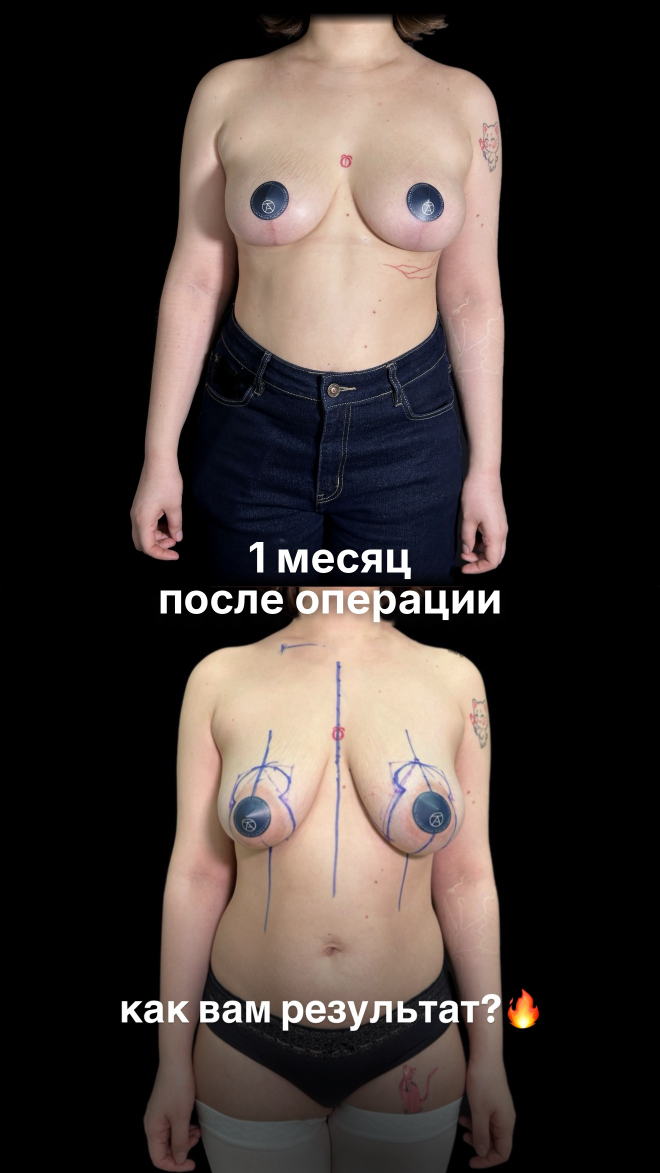
#> input picture collage_lift_1month/1_anfas.jpg, 1320 x 2346 px (shown at 1/2 size)
$ python -i collage_lift_5months.py   (imports and definitions only)
#> lines starting #> are read from the running program, lines starting #| are printed output that depends on the picture; after the words box and inside, x2 and y2 are one past the last pixel; in counts of white or black regions, pixels touching at a corner belong together
#> further down, picture is the input picture: shape (2346, 1320, 3); mean B, G, R 54, 57.7, 67
"""Swap the AFTER (top) half of the «5 месяцев после операции» collages for new after photos.

usage: python3 collage_lift_5months.py SRC OUT
  SRC holds old_{front,34,profile}.jpg (1320x2346 collages: after on top, before below)
        and new_{front,34,profile}.jpg (new after photos on a dark-gray backdrop).
The before half is kept as is; the old caption at the seam is inpainted and drawn again over the new top.
"""
import os, sys
import numpy as np, cv2
from PIL import Image, ImageDraw, ImageFilter, ImageFont

# [1 line that did not run here, left out]
SEAM = 1173                     # first row of the before photo
INTER = "/usr/share/fonts/opentype/inter/Inter-Bold.otf"

# new photo -> old top half: scale s, then the new point (nx, ny) lands on the old point (ox, oy)
# (front: sticker midpoint; 3/4 and profile: the near sticker; s from sticker spacing / torso width / sticker-to-waist)
FIT = {
    "front":   dict(s=0.61, new=(835, 750), old=(690, 410), chin=110, lines=["5 месяцев", "после операции"]),
    "34":      dict(s=0.62, new=(890, 620), old=(800, 340), chin=0, lines=["5 месяцев после", "операции"]),
    "profile": dict(s=0.76, new=(1100, 730), old=(880, 380), chin=225, lines=["5 месяцев после", "операции"]),
}


def body_mask(bgr):
    """skin / hair (brighter than the backdrop) + blue jeans (darker but bluish); backdrop -> 0"""
    lab = cv2.cvtColor(bgr, cv2.COLOR_BGR2LAB).astype(np.int16)
    L, a, b = lab[..., 0], lab[..., 1], lab[..., 2]
    # the backdrop is a neutral gray (a~128, b~124-129, L<70); skin/hair are warm, jeans are blue
    m = ((a > 132) | (b < 120) | ((b < 123) & (L < 30)) | (b > 134) | (L > 95)).astype(np.uint8)
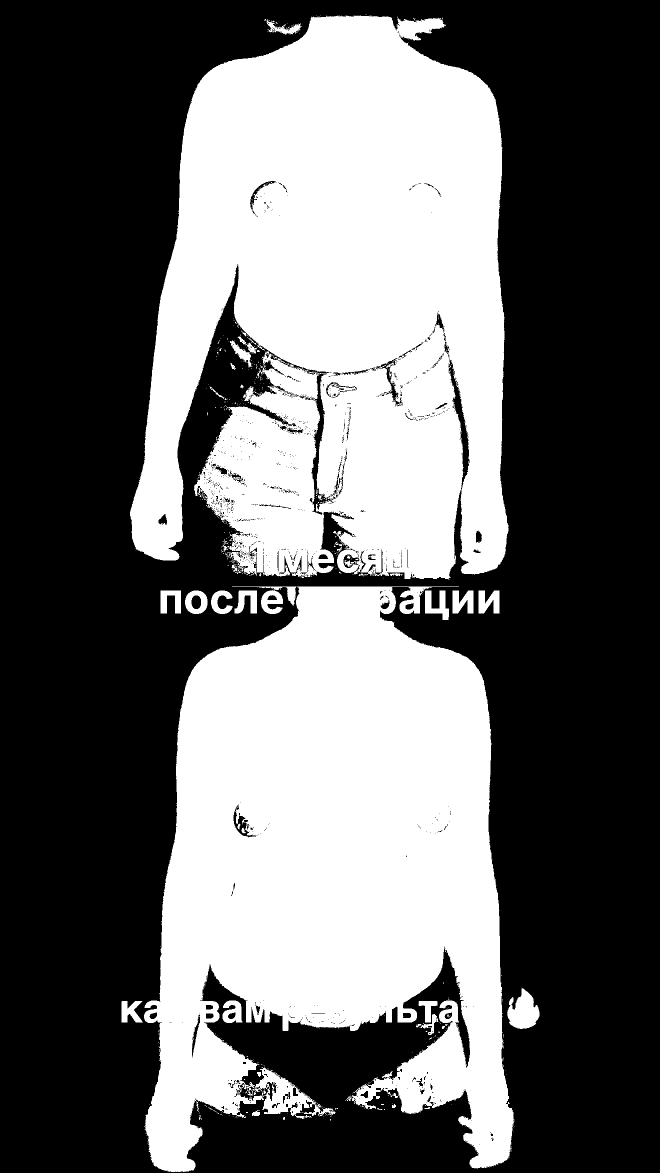
#> m: shape (2346, 1320) (shown at 1/2 size); values 0 (black) and 1 (white), 40.3% white; 538 white regions (493 under 20 px), largest, box (x1, y1, x2, y2) and area: (260, 31, 1017, 1160) 646200, (288, 1173, 1029, 2344) 579274, (1014, 1976, 1079, 2058) 3385
    m = cv2.morphologyEx(m, cv2.MORPH_OPEN, np.ones((7, 7), np.uint8))
#> m: shape (2346, 1320); values 0 (black) and 1 (white), 39.6% white; 40 white regions, largest, box (x1, y1, x2, y2) and area: (260, 32, 1017, 1158) 568827, (288, 1173, 1027, 2344) 568054, (394, 814, 668, 1150) 52231
    m = cv2.morphologyEx(m, cv2.MORPH_CLOSE, np.ones((25, 25), np.uint8))
#> m: shape (2346, 1320); values 0 (black) and 1 (white), 41.6% white; 3 white regions, box (x1, y1, x2, y2) and area: (243, 32, 1079, 2346) 1288379, (630, 2216, 638, 2224) 63, (538, 45, 546, 53) 62
    n, lab_, st, _ = cv2.connectedComponentsWithStats(m, 8)
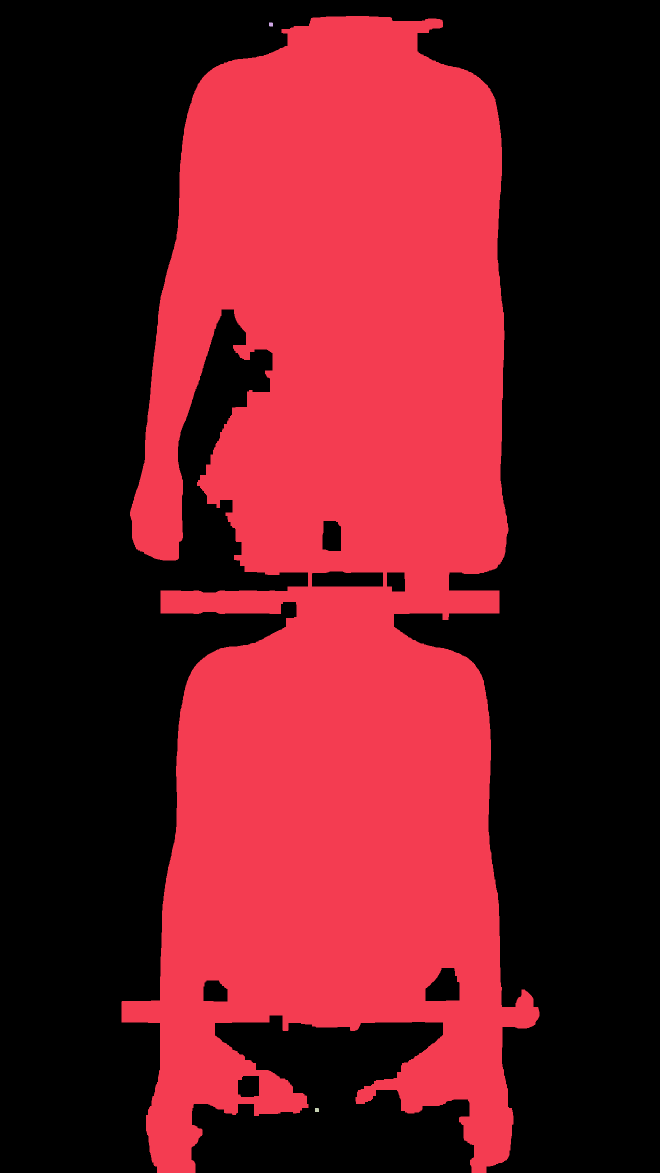
#> lab_: shape (2346, 1320) int32 (shown at 1/2 size); 4 distinct labels, from 0 to 3; one colour per label, 0 black
#> n = 4; st = [[0, 0, 1320, 2346, 1808216], [243, 32, 836, 2314, 1288379], [538, 45, 8, 8, 62], [630, 2216, 8, 8, 63]]
    big = st[1:, cv2.CC_STAT_AREA].max()
#> big = 1288379
    keep = np.zeros_like(m)
    for i in range(1, n):
        if st[i, cv2.CC_STAT_AREA] > big * 0.02: keep[lab_ == i] = 1
#> keep: shape (2346, 1320); values 0 (black) and 1 (white), 41.6% white; 1 white region, box (x1, y1, x2, y2) and area: (243, 32, 1079, 2346) 1288379
    ff = np.pad(keep, 1); h, w = ff.shape                      # zero frame: the backdrop is one region around the body
#> after `ff = np.pad(keep, 1)`: ff: shape (2348, 1322); values 0 (black) and 1 (white), 41.5% white; 1 white region, box (x1, y1, x2, y2) and area: (244, 33, 1080, 2347) 1288379
#> after `h, w = ff.shape`: h = 2348; w = 1322
    cv2.floodFill(ff, np.zeros((h + 2, w + 2), np.uint8), (0, 0), 1)
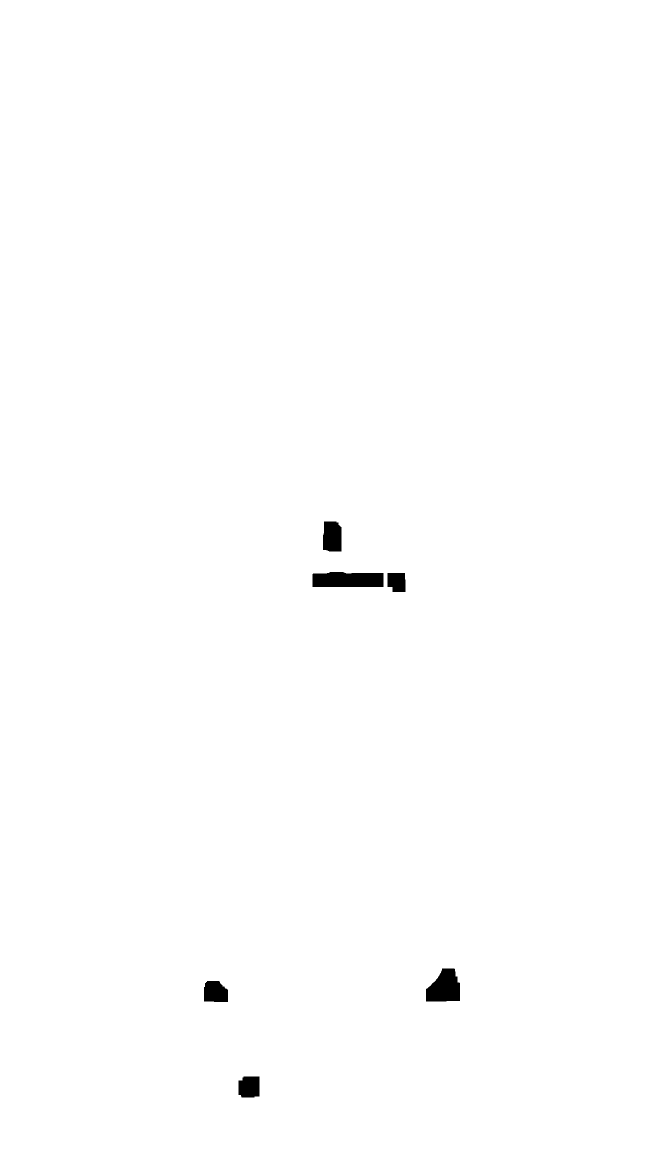
#> ff: shape (2348, 1322) (shown at 1/2 size); values 0 (black) and 1 (white), 99.5% white; 6 black regions, box (x1, y1, x2, y2) and area: (625, 1144, 767, 1174) 3993, (852, 1937, 920, 2003) 3423, (646, 1043, 683, 1103) 2078, (408, 1962, 456, 2004) 1774, (477, 2153, 519, 2195) 1649, (775, 1146, 811, 1184) 1255
    keep[ff[1:-1, 1:-1] == 0] = 1                                # fill holes only
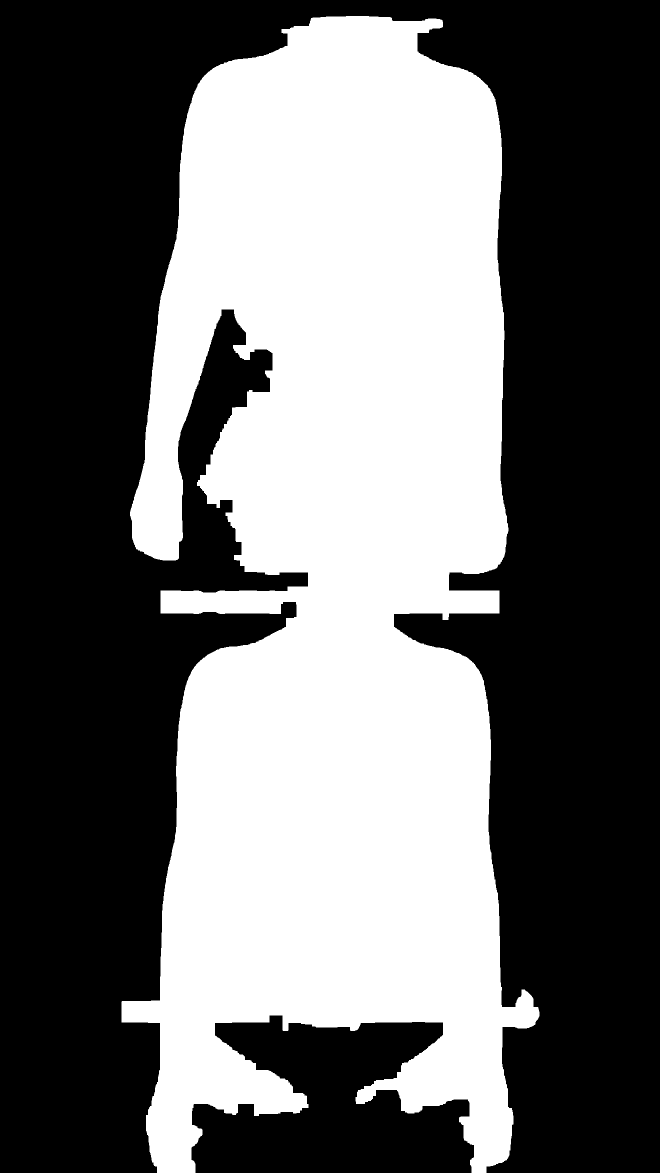
#> keep: shape (2346, 1320) (shown at 1/2 size); values 0 (black) and 1 (white), 42.1% white; 1 white region, box (x1, y1, x2, y2) and area: (243, 32, 1079, 2346) 1302551
    soft = cv2.GaussianBlur(keep.astype(np.float32), (0, 0), 2.5)
    # dark jeans in shadow next to an almost black backdrop: take what is brighter than the backdrop of that column
    Lf = L.astype(np.float32); bgL = np.array([np.median(Lf[keep[:, x] == 0, x]) if (keep[:, x] == 0).any() else 0
                                                for x in range(Lf.shape[1])], np.float32)
#> after `bgL = np.array([np.median(Lf[keep[:, x] == 0, x]) if (keep[:, x] == 0)`: bgL = 1320 values, max 43 at index 776, min 0 at index 0, mean 6.36
    bgL = cv2.GaussianBlur(bgL[None], (0, 0), 15)[0]
#> bgL = 1320 values, max 41.33 at index 769, min 0 at index 0, mean 6.36
    near = cv2.dilate(keep, np.ones((61, 61), np.uint8)).astype(np.float32)
#> near: shape (2346, 1320) float32; values 0 (black) and 1 (white), 52.6% white; 5 black regions (1 under 20 px), largest, box (x1, y1, x2, y2) and area: (0, 0, 1320, 2346) 1401843, (421, 2075, 910, 2346) 58933, (382, 1038, 443, 1151) 4307, (418, 737, 468, 818) 1267
    extra = np.clip((Lf - bgL[None] - 3) / 8, 0, 1) * ((b < 126) | (a > 130)) * near
    extra = cv2.GaussianBlur(cv2.morphologyEx(extra, cv2.MORPH_OPEN, np.ones((5, 5), np.uint8)), (0, 0), 2)
    # where the backdrop itself is almost black, keep the photo as is (black point below) instead of cutting
    dark = np.clip((18 - bgL) / 6, 0, 1)[None].repeat(Lf.shape[0], 0) * near
    return np.maximum(np.maximum(soft, extra), cv2.GaussianBlur(dark, (0, 0), 8))
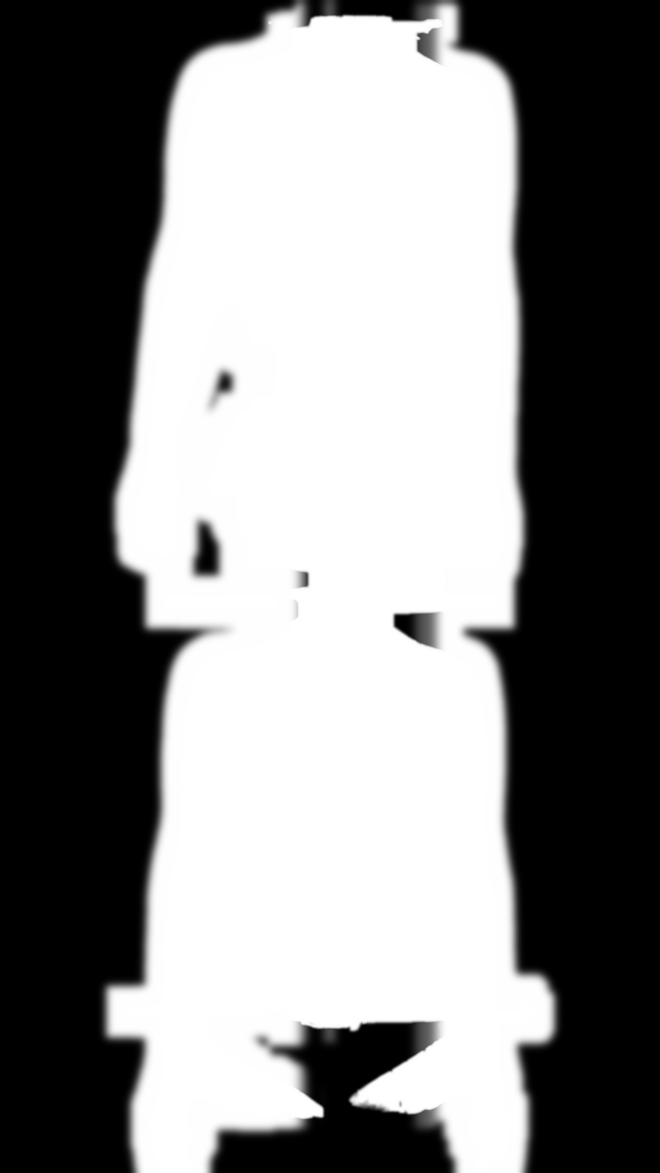
#> returned value: shape (2346, 1320) float32 (shown at 1/2 size); min 0, max 1, mean 0.515


def top_half(name, W, H):
    f = FIT[name]; s = f["s"]
    im = cv2.imread(os.path.join(SRC, f"new_{name}.jpg"))
    m = body_mask(im)
    im = np.clip((im.astype(np.float32) - 14) * 255 / 241, 0, 255).astype(np.uint8)   # black point: dark backdrop -> black
    # cut the face: fade to black just under the chin
    y = np.arange(im.shape[0], dtype=np.float32)[:, None]
    m = m * np.clip((y - f["chin"] - 10) / 40, 0, 1)
    im = cv2.resize(im, None, fx=s, fy=s, interpolation=cv2.INTER_AREA)
    m = cv2.resize(m, (im.shape[1], im.shape[0]), interpolation=cv2.INTER_AREA)
    tx = int(round(f["old"][0] - f["new"][0] * s)); ty = int(round(f["old"][1] - f["new"][1] * s))
    canvas = np.zeros((H, W, 3), np.float32); mc = np.zeros((H, W), np.float32)
    x0, y0 = max(tx, 0), max(ty, 0); x1, y1 = min(tx + im.shape[1], W), min(ty + im.shape[0], H)
    canvas[y0:y1, x0:x1] = im[y0 - ty:y1 - ty, x0 - tx:x1 - tx]
    mc[y0:y1, x0:x1] = m[y0 - ty:y1 - ty, x0 - tx:x1 - tx]
    return (canvas * mc[..., None]).astype(np.uint8)


def clean_bottom(old):
    """remove the old white caption from the before photo (rows SEAM..~1290)"""
    part = old[SEAM:SEAM + 150].copy()
    hsv = cv2.cvtColor(part, cv2.COLOR_BGR2HSV)
    txt = ((hsv[..., 2] > 200) & (hsv[..., 1] < 45)).astype(np.uint8)
    txt[:, :250] = 0; txt[:, 1080:] = 0
    txt = cv2.dilate(txt, np.ones((9, 9), np.uint8))
    part = cv2.inpaint(part, txt, 9, cv2.INPAINT_TELEA)
    out = old.copy(); out[SEAM:SEAM + 150] = part
    return out


def caption(img, lines, cy=1145, size=84, lead=82):
    pil = Image.fromarray(img[..., ::-1])
    f = ImageFont.truetype(INTER, size)
    lay = Image.new("L", pil.size, 0); d = ImageDraw.Draw(lay)
    pos = []
    for i, t in enumerate(lines):
        w = d.textlength(t, font=f)
        pos.append(((pil.width - w) / 2, cy + (i - len(lines) / 2) * lead))
    for (x, y), t in zip(pos, lines): d.text((x, y), t, font=f, fill=255)
    shadow = lay.filter(ImageFilter.GaussianBlur(10)).point(lambda v: int(v * 0.55))
    pil.paste((0, 0, 0), (0, 3), shadow)
    pil.paste((255, 255, 255), (0, 0), lay)
    return np.asarray(pil)[..., ::-1]


# [1 line not run here, left out]
names = {"front": "1_anfas", "34": "2_tri_chetverti", "profile": "3_profil"}
# [12 lines not run here, left out]

>>> import cv2
>>> picture = cv2.imread('../collage_lift_1month/1_anfas.jpg')
>>> result = body_mask(picture)
